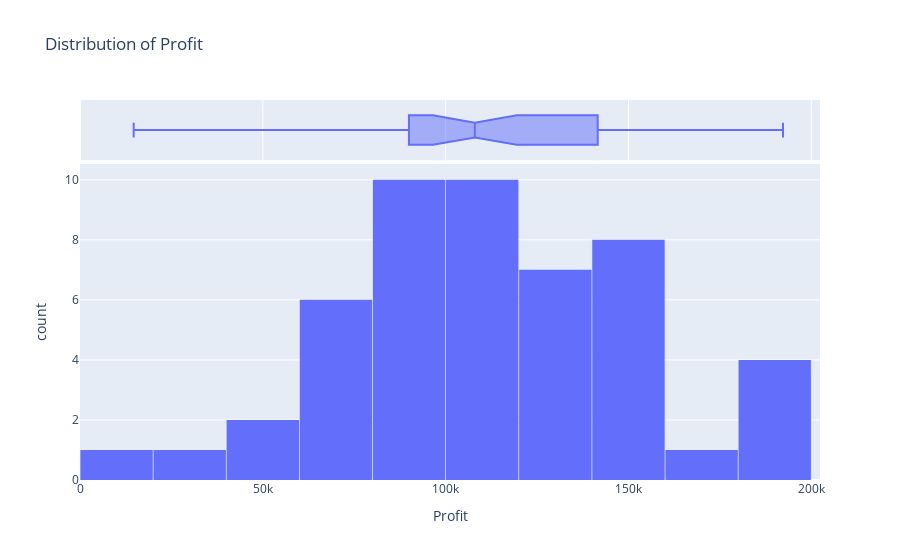

Source (notebook cell):
### Code cell
fig = px.histogram(startups, 
                   x='Profit', 
                   marginal='box',  
                   title='Distribution of Profit')
fig.update_layout(bargap=0.01)
fig.show()

### Figure 1 — Plotly figure (JSON) as saved in the notebook; plotly's stock layout.template omitted (floating-point values rounded to 4 significant figures)
{"data": [{"alignmentgroup": "True", "bingroup": "x", "hovertemplate": "Profit=%{x}<br>count=%{y}<extra></extra>", "legendgroup": "", "marker": {"color": "#636efa", "pattern": {"shape": ""}}, "name": "", "offsetgroup": "", "orientation": "v", "showlegend": false, "type": "histogram", "x": [192300.0, 191800.0, 191100.0, 182900.0, 166200.0, 157000.0, 156100.0, 155800.0, 152200.0, 149800.0, 146100.0, 144300.0, 141600.0, 134300.0, 132600.0, 129900.0, 127000.0, 125400.0, 124300.0, 122800.0, 118500.0, 111300.0, 110400.0, 108700.0, 108600.0, 107400.0, 105700.0, 105000.0, 103300.0, 101000.0, 99940.0, 97480.0, 97430.0, 96780.0, 96710.0, 96480.0, 90710.0, 89950.0, 81230.0, 81010.0, 78240.0, 77800.0, 71500.0, 69760.0, 65200.0, 64930.0, 49490.0, 42560.0, 35670.0, 14680.0], "xaxis": "x", "yaxis": "y"}, {"alignmentgroup": "True", "hovertemplate": "Profit=%{x}<extra></extra>", "legendgroup": "", "marker": {"color": "#636efa"}, "name": "", "notched": true, "offsetgroup": "", "showlegend": false, "type": "box", "x": [192300.0, 191800.0, 191100.0, 182900.0, 166200.0, 157000.0, 156100.0, 155800.0, 152200.0, 149800.0, 146100.0, 144300.0, 141600.0, 134300.0, 132600.0, 129900.0, 127000.0, 125400.0, 124300.0, 122800.0, 118500.0, 111300.0, 110400.0, 108700.0, 108600.0, 107400.0, 105700.0, 105000.0, 103300.0, 101000.0, 99940.0, 97480.0, 97430.0, 96780.0, 96710.0, 96480.0, 90710.0, 89950.0, 81230.0, 81010.0, 78240.0, 77800.0, 71500.0, 69760.0, 65200.0, 64930.0, 49490.0, 42560.0, 35670.0, 14680.0], "xaxis": "x2", "yaxis": "y2"}], "layout": {"bargap": 0.01, "barmode": "relative", "legend": {"tracegroupgap": 0}, "title": {"text": "Distribution of Profit"}, "xaxis": {"anchor": "y", "domain": [0, 1], "title": {"text": "Profit"}}, "xaxis2": {"anchor": "y2", "domain": [0, 1], "matches": "x", "showgrid": true, "showticklabels": false}, "yaxis": {"anchor": "x", "domain": [0, 0.8316], "title": {"text": "count"}}, "yaxis2": {"anchor": "x2", "domain": [0.8416, 1], "matches": "y2", "showgrid": false, "showline": false, "showticklabels": false, "ticks": ""}}}
